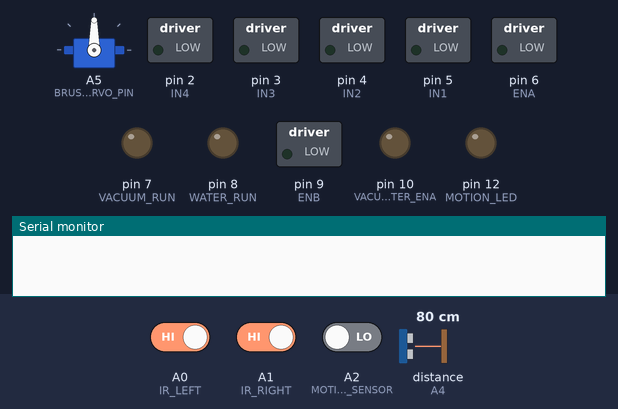
A sketch run on a simulated Arduino Uno, built with avr-gcc and run on an emulated ATmega328P. On the bench: servo, switched loads named in the sketch (green lamp = pin HIGH), output pins drawn as LEDs (lit = HIGH), the last lines printed to the serial monitor. Wiring (inferred from the names in the program): ultrasonic range finder: trigger A3; echo A4. Inputs (shaded band) come from the test bench; at power-on: distance to the obstacle (sensor on A4) 80 cm, A2 (MOTION_SENSOR) LOW, A0 (IR_LEFT) HIGH, A1 (IR_RIGHT) HIGH. The echo pulse lasts 58.3 µs per cm; pins used as bus, display or sensor lines are not drawn.

Above: at 1.2 s.
1.3 s: distance to the obstacle (sensor on A4) set to 22 cm
2.8 s: distance to the obstacle (sensor on A4) set to 18 cm
At 3.4 s:
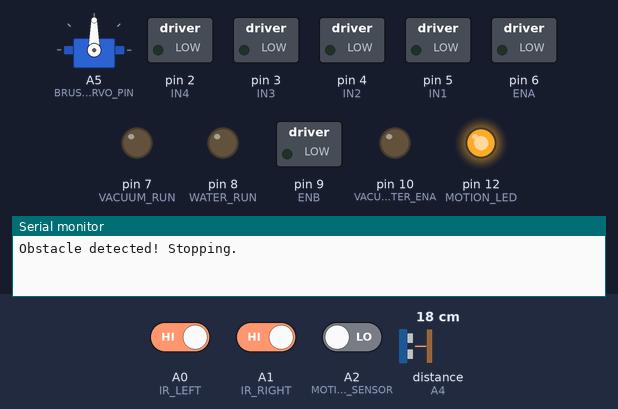
4.3 s: A2 (MOTION_SENSOR) driven HIGH
5.8 s: A2 (MOTION_SENSOR) driven LOW
At 6.9 s:
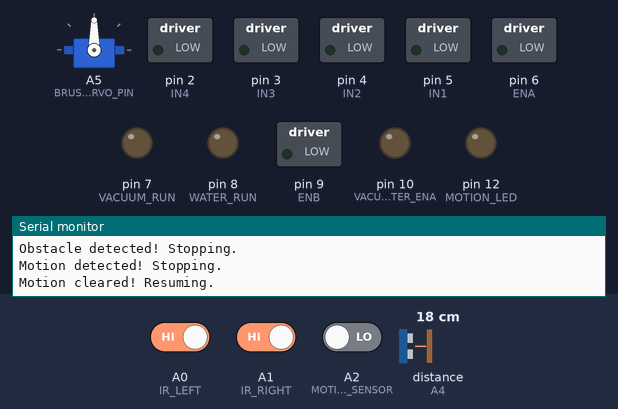
Timing chart, 0 to 8.3 s (numbered marks = the images above; inputs shaded):
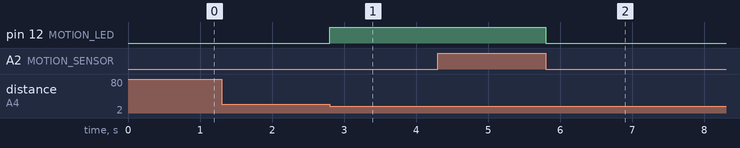

The sketch:

LFCR.ino
```cpp
#include <Servo.h>

// Motor Driver Pin Definitions (for wheels)
#define IN1 5
#define IN2 4
#define ENA 6
#define IN3 3
#define IN4 2
#define ENB 9

// Motor Driver Pin Definitions (for vacuum and water pump)
#define VACUUM_RUN 7
#define WATER_RUN 8
#define VACUUM_WATER_ENA 10

// IR Sensor Pins
#define IR_LEFT A0
#define IR_RIGHT A1

// Motion Sensor Pin
#define MOTION_SENSOR A2
#define MOTION_LED 12 // LED to indicate motion detection

// Sonar Pins
#define TRIG_PIN A3
#define ECHO_PIN A4

// Brush Servo Pin (using the sonar servo for brush sweeping)
#define BRUSH_SERVO_PIN A5

// Distance threshold for obstacles (in cm)
#define OBSTACLE_THRESHOLD 20

// Motion Detection Debounce Time (in ms)
#define MOTION_CLEAR_TIME 1000

// Global Variables
Servo brushServo;          // Servo for brush (formerly sonar servo)
unsigned long sweepMillis = 0; // Timing for the brush servo
int sweepAngle = 0;         // Current angle of the brush servo
int sweepDirection = 1;     // Sweep direction: 1 for forward, -1 for backward
bool isSweeping = false;    // Whether the brush servo is sweeping

bool isObstacleDetected = false; // Obstacle detection flag
bool isMotionDetected = false;   // Motion detection flag
unsigned long motionClearMillis = 0; // Timer for motion to clear
unsigned long clearDuration = 1000;  // Time (in ms) for an obstacle to be considered cleared

// Function to measure distance using Sonar
float measureDistance() {
  digitalWrite(TRIG_PIN, LOW);
  delayMicroseconds(2);
  digitalWrite(TRIG_PIN, HIGH);
  delayMicroseconds(10);
  digitalWrite(TRIG_PIN, LOW);

  long duration = pulseIn(ECHO_PIN, HIGH, 30000); // Timeout at 30ms for faster reads
  float distance = (duration * 0.0343) / 2;
  return (distance >= 2 && distance <= 400) ? distance : -1; // Return -1 if out of range
}

// Functions to control the robot
void stopRobot() {
  // Stop wheels
  digitalWrite(IN1, LOW);
  digitalWrite(IN2, LOW);
  digitalWrite(IN3, LOW);
  digitalWrite(IN4, LOW);
  analogWrite(ENA, 0);
  analogWrite(ENB, 0);
}

void moveForward() {
  // Move wheels forward
  digitalWrite(IN1, HIGH);
  digitalWrite(IN2, LOW);
  digitalWrite(IN3, HIGH);
  digitalWrite(IN4, LOW);
  analogWrite(ENA, 255); // Maximum speed
  analogWrite(ENB, 255);
}

void turnLeft() {
  // Turn wheels left
  digitalWrite(IN1, HIGH);
  digitalWrite(IN2, LOW);
  digitalWrite(IN3, LOW);
  digitalWrite(IN4, LOW);
  analogWrite(ENA, 255);
  analogWrite(ENB, 0);
}

void turnRight() {
  // Turn wheels right
  digitalWrite(IN1, LOW);
  digitalWrite(IN2, LOW);
  digitalWrite(IN3, HIGH);
  digitalWrite(IN4, LOW);
  analogWrite(ENA, 0);
  analogWrite(ENB, 255);
}

void enableWaterVacuumBrush() {
  // Start vacuum, water pump, and brush
  digitalWrite(VACUUM_RUN, HIGH);
  digitalWrite(WATER_RUN, HIGH);
  analogWrite(VACUUM_WATER_ENA, 255);
  isSweeping = true; // Enable sweeping
}

void disableWaterVacuumBrush() {
  // Stop vacuum, water pump, and brush
  digitalWrite(VACUUM_RUN, LOW);
  digitalWrite(WATER_RUN, LOW);
  analogWrite(VACUUM_WATER_ENA, 0);
  isSweeping = false; // Disable sweeping
}

void setup() {
  // Wheel Motor Driver Pins
  pinMode(IN1, OUTPUT);
  pinMode(IN2, OUTPUT);
  pinMode(IN3, OUTPUT);
  pinMode(IN4, OUTPUT);
  pinMode(ENA, OUTPUT);
  pinMode(ENB, OUTPUT);

  // Vacuum and Water Pump Motor Driver Pins
  pinMode(VACUUM_RUN, OUTPUT);
  pinMode(WATER_RUN, OUTPUT);
  pinMode(VACUUM_WATER_ENA, OUTPUT);

  // IR Sensors and Motion Detector
  pinMode(IR_LEFT, INPUT);
  pinMode(IR_RIGHT, INPUT);

  // Sonar Pins
  pinMode(TRIG_PIN, OUTPUT);
  pinMode(ECHO_PIN, INPUT);

  // Motion Sensor Pin
  pinMode(MOTION_SENSOR, INPUT);
  pinMode(MOTION_LED, OUTPUT);

  // Brush Servo (using sonar servo)
  brushServo.attach(BRUSH_SERVO_PIN);

  // Initialize Serial Monitor
  Serial.begin(9600);
  stopRobot(); // Start with the robot stopped
}

void loop() {
  // Check Sonar for obstacles
  float distance = measureDistance();
  static unsigned long clearStartMillis = 0; // Timer for continuous clear detection

  if (distance != -1 && distance <= OBSTACLE_THRESHOLD) {
    // If obstacle is detected, debounce and stop
    if (!isObstacleDetected) {
      Serial.println("Obstacle detected! Stopping.");
      digitalWrite(MOTION_LED, HIGH); // Turn on LED for obstacle
      isObstacleDetected = true;
      stopRobot(); // Stop robot immediately
      disableWaterVacuumBrush(); // Disable water, vacuum, and brush
    }
    clearStartMillis = 0; // Reset the clear detection timer
  } else {
    // If no obstacle is detected, check if obstacle is cleared for a while
    if (isObstacleDetected) {
      if (clearStartMillis == 0) {
        clearStartMillis = millis(); // Start timing how long it's clear
      } else if (millis() - clearStartMillis >= clearDuration) {
        Serial.println("Obstacle cleared! Resuming.");
        digitalWrite(MOTION_LED, LOW); // Turn off LED
        isObstacleDetected = false;
        clearStartMillis = 0; // Reset the clear detection timer
      }
    }
  }

  // Check Motion Sensor
  if (digitalRead(MOTION_SENSOR) == HIGH) {
    if (!isMotionDetected) {
      Serial.println("Motion detected! Stopping.");
      digitalWrite(MOTION_LED, HIGH); // Turn on LED for motion detection
      isMotionDetected = true;
      motionClearMillis = millis(); // Record the time motion was detected
      stopRobot(); // Stop robot
      disableWaterVacuumBrush(); // Disable water, vacuum, and brush
    }
  } else {
    if (isMotionDetected && millis() - motionClearMillis >= MOTION_CLEAR_TIME) {
      // Motion is cleared for the specified duration
      Serial.println("Motion cleared! Resuming.");
      digitalWrite(MOTION_LED, LOW); // Turn off LED
      isMotionDetected = false;
    }
  }

  // Line-following logic
  if (!isObstacleDetected && !isMotionDetected) {
    int leftIR = digitalRead(IR_LEFT);
    int rightIR = digitalRead(IR_RIGHT);

    if (leftIR == LOW || rightIR == LOW) {
      enableWaterVacuumBrush(); // Ensure water, vacuum, and brush are running
      if (leftIR == LOW && rightIR == LOW) {
        moveForward(); // Move forward if both sensors detect the line
      } else if (leftIR == LOW) {
        turnLeft(); // Turn left if only the left sensor detects the line
      } else if (rightIR == LOW) {
        turnRight(); // Turn right if only the right sensor detects the line
      }
    } else {
      // No IR sensor detects the line
      stopRobot();
      disableWaterVacuumBrush(); // Disable water, vacuum, and brush
    }
  }

  // Sweeping logic for brush servo
  if (isSweeping && millis() - sweepMillis >= 50) {
    sweepMillis = millis();
    sweepAngle += sweepDirection * 10;
    if (sweepAngle >= 180 || sweepAngle <= 0) {
      sweepDirection *= -1; // Reverse direction
    }
    brushServo.write(sweepAngle);
  }
}
```

Measured:
- the behaviour switches between 21 and 20 cm on distance to the obstacle (sensor on A4) (found by bisection; images 0 and 1)
- after the input at 1.3 s, every drawn part: stays the same
- after the input at 2.8 s, pin 12 (MOTION_LED): LOW → HIGH at once
- after the input at 5.8 s, pin 12 (MOTION_LED): HIGH → LOW at once
